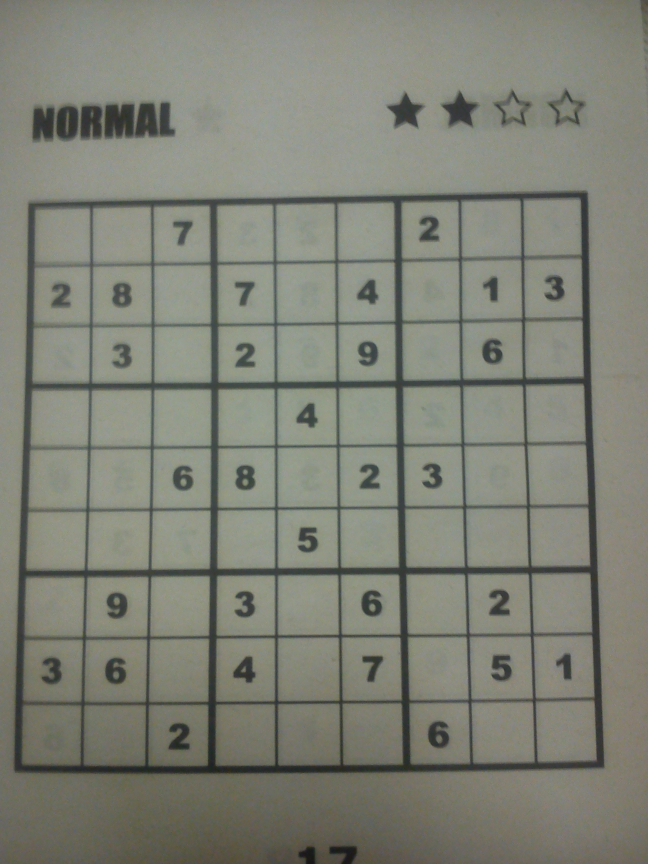
#> input picture img/test_sudoku1.jpg, 1944 x 2592 px (shown at 1/3 size)
$ python finder.py   (older library calls are emulated)
#> lines starting #> are read from the running program, lines starting #| are printed output that depends on the picture; after the words box and inside, x2 and y2 are one past the last pixel; in counts of white or black regions, pixels touching at a corner belong together
#!/usr/bin/python
# encoding: utf-8

import cv2
import numpy as np


def pre_process(path):
#> called with path = '../img/test_sudoku1.jpg'
    img = cv2.imread(path)
#> img is the input picture: shape (2592, 1944, 3); mean B, G, R 117.7, 129.8, 127.5
    img = cv2.resize(img, (500, 500))
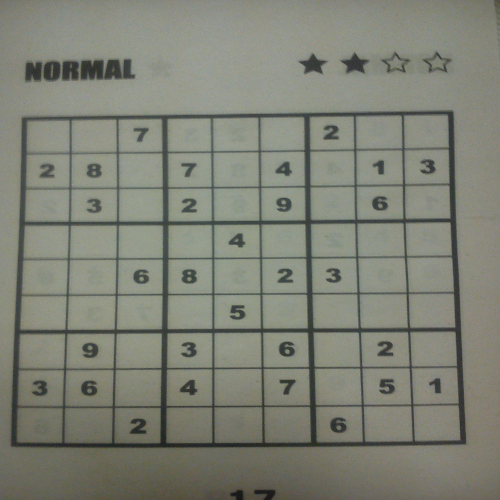
#> img: shape (500, 500, 3); mean B, G, R 117.6, 129.7, 127.4
    gray = cv2.cvtColor(img, cv2.COLOR_BGR2GRAY)
    blr = cv2.GaussianBlur(gray, (1, 1), 0)
    mask = np.zeros(gray.shape, np.uint8)
    kernel1 = cv2.getStructuringElement(cv2.MORPH_ELLIPSE, (11, 11))

    close = cv2.morphologyEx(gray, cv2.MORPH_CLOSE, kernel1)
    div = np.float32(gray) / close
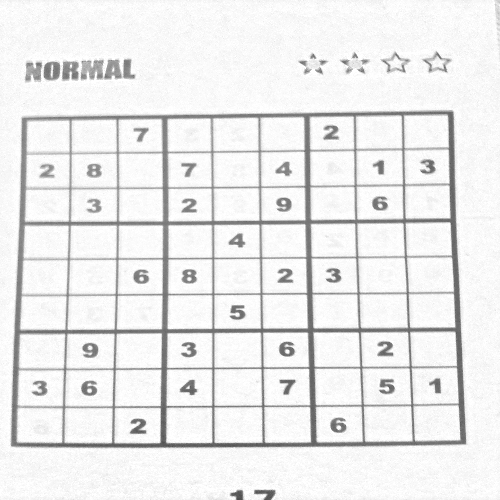
#> div: shape (500, 500) float32; min 0.301, max 1, mean 0.924
    res = np.uint8(cv2.normalize(div, div, 0, 255, cv2.NORM_MINMAX))
    return res


def find_squares(res):

    # Finds the big sudoku square
    res2 = cv2.cvtColor(res, cv2.COLOR_GRAY2BGR)
    thresh = cv2.adaptiveThreshold(res, 255, 0, 1, 19, 30,)
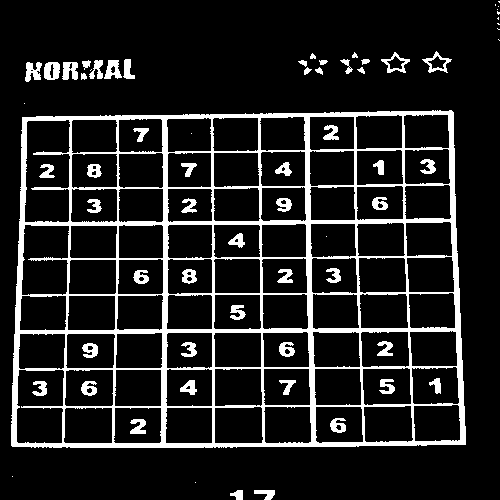
#> thresh: shape (500, 500); 12.7% white; 67 white regions (15 under 20 px)
    (contours, hierarchy) = cv2.findContours(thresh, cv2.RETR_TREE, cv2.CHAIN_APPROX_SIMPLE)
#> contours = 166 contours, 26 with area under 20; largest, box (x1, y1, x2, y2) and area: (11, 110, 466, 448) 146780, (24, 119, 71, 223) 4328, (16, 369, 65, 444) 3322, (21, 224, 70, 296) 3082, (64, 369, 114, 407) 1764
    biggest = find_biggest(contours)
#> the loop in find_biggest, `for i in contours:` made 166 passes
#> after the loop in find_biggest, `for i in contours:`: max_area = 146780.5
#> biggest = [[453, 112], [22, 117], [11, 445], [465, 444]]

    # Creates mask
    kernelx = cv2.getStructuringElement(cv2.MORPH_RECT, (2, 10))
    dx = cv2.Sobel(res, cv2.CV_16S, 1, 0)
    dx = cv2.convertScaleAbs(dx)
    cv2.normalize(dx, dx, 0, 255, cv2.NORM_MINMAX)
    (ret, close) = cv2.threshold(dx, 0, 255, cv2.THRESH_BINARY + cv2.THRESH_OTSU)
#> close: shape (500, 500); 9.5% white; 196 white regions (67 under 20 px), largest, box (x1, y1, x2, y2) and area: (9, 116, 23, 447) 1045, (452, 110, 468, 445) 1026, (259, 332, 266, 444) 551
#> ret = 126
    close = cv2.morphologyEx(close, cv2.MORPH_DILATE, kernelx, iterations=1)
#> close: shape (500, 500); 17% white; 60 white regions

    # Finds the grid in the x-axis
    (contour, hier) = cv2.findContours(close, cv2.RETR_EXTERNAL, cv2.CHAIN_APPROX_SIMPLE)
#> contour = 60 contours, 1 with area under 20; largest, box (x1, y1, x2, y2) and area: (9, 112, 30, 452) 2818, (302, 112, 320, 449) 2632, (446, 106, 469, 450) 2622, (257, 113, 267, 449) 1881, (352, 111, 368, 448) 1850
    for cnt in contour:
        (x, y, w, h) = cv2.boundingRect(cnt)
        if h / w > 5:
            cv2.drawContours(close, [cnt], 0, 255, -1)
        else:
            cv2.drawContours(close, [cnt], 0, 0, -1)
#> this loop made 60 passes
#> (x, y, w, h) on passes 1, 2, 3, 4, 6, 7, 8, 9, 10, 11, 12, 13: (262, 485, 16, 15), (253, 485, 4, 15), (241, 485, 5, 15), (229, 485, 10, 15), (129, 414, 20, 26), (329, 413, 20, 25), (80, 376, 19, 25), (31, 376, 19, 25), (278, 375, 20, 26), (193, 375, 7, 26), (179, 375, 13, 26), (439, 374, 4, 25)
#> (cnt, x, y, w, h) on pass 5: ([[233, 443], [233, 452], [234, 452], [234, 443]], 233, 443, 2, 10)
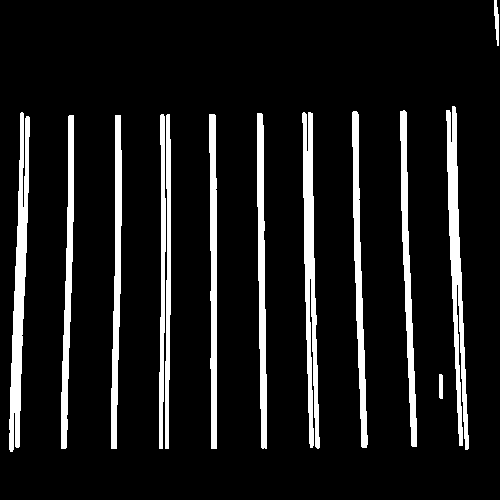
#> close: shape (500, 500); 10.3% white; 13 white regions, largest, box (x1, y1, x2, y2) and area: (9, 112, 30, 452) 3288, (302, 112, 320, 449) 3180, (446, 106, 469, 450) 3164
    close = cv2.morphologyEx(close, cv2.MORPH_CLOSE, None, iterations=2)
#> close: shape (500, 500); 10.8% white; 12 white regions, largest, box (x1, y1, x2, y2) and area: (9, 112, 30, 452) 3429, (302, 112, 320, 449) 3418, (446, 106, 469, 450) 3401
    closex = close.copy()

    # Finds the grid in the y-axis
    kernely = cv2.getStructuringElement(cv2.MORPH_RECT, (10, 2))
    dy = cv2.Sobel(res, cv2.CV_16S, 0, 2)
    dy = cv2.convertScaleAbs(dy)
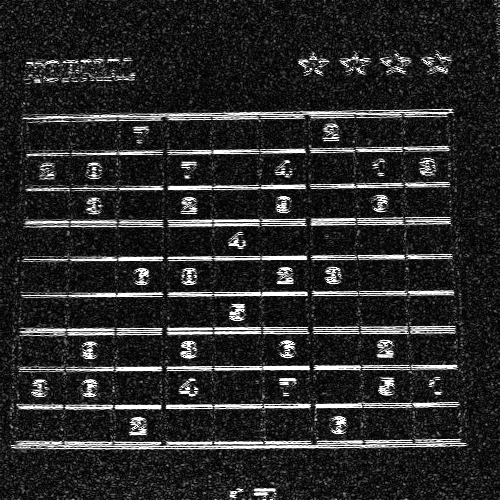
#> dy: shape (500, 500); min 0, max 255, mean 42.1
    cv2.normalize(dy, dy, 0, 255, cv2.NORM_MINMAX)
    (ret, close) = cv2.threshold(dy, 0, 255, cv2.THRESH_BINARY + cv2.THRESH_OTSU)
#> close: shape (500, 500); 9.4% white; 435 white regions (328 under 20 px), largest, box (x1, y1, x2, y2) and area: (11, 439, 467, 450) 2536, (22, 109, 454, 122) 1981, (168, 219, 307, 227) 728
#> ret = 120
    close = cv2.morphologyEx(close, cv2.MORPH_DILATE, kernely)
#> close: shape (500, 500); 19.6% white; 151 white regions (8 under 20 px)

    # Merges the x-axis and y-axis to get vertices
    (contour, hier) = cv2.findContours(close, cv2.RETR_EXTERNAL, cv2.CHAIN_APPROX_SIMPLE)
#> contour = 150 contours, 84 with area under 20; largest, box (x1, y1, x2, y2) and area: (7, 437, 472, 451) 3658, (16, 322, 461, 338) 3406, (18, 109, 459, 124) 3266, (20, 217, 457, 229) 3201, (6, 402, 465, 411) 2298
    for cnt in contour:
        (x, y, w, h) = cv2.boundingRect(cnt)
        if w / h > 5:
            cv2.drawContours(close, [cnt], 0, 255, -1)
        else:
            cv2.drawContours(close, [cnt], 0, 0, -1)
#> this loop made 150 passes
#> (cnt, x, y, w, h) on passes 1, 2, 3, 4, 5, 6, 9, 10, 12, 13: ([[401, 499], [411, 499]], 401, 499, 11, 1), ([[331, 499], [341, 499]], 331, 499, 11, 1), ([[211, 499], [221, 499]], 211, 499, 11, 1), ([[68, 499], [78, 499]], 68, 499, 11, 1), ([[339, 493], [339, 494], [349, 494], [349, 493]], 339, 493, 11, 2), ([[200, 492], [200, 493], [209, 493], [209, 492]], 200, 492, 10, 2), ([[400, 484], [400, 485], [409, 485], [409, 484]], 400, 484, 10, 2), ([[131, 483], [131, 484], [140, 484], [140, 483]], 131, 483, 10, 2), ([[205, 481], [205, 482], [214, 482], [214, 481]], 205, 481, 10, 2), ([[205, 476], [205, 477], [214, 477], [214, 476]], 205, 476, 10, 2)
#> (x, y, w, h) on passes 7, 8, 11, 17, 21, 22: (250, 488, 31, 12), (226, 488, 30, 12), (268, 482, 11, 3), (7, 437, 465, 14), (455, 430, 12, 4), (257, 429, 13, 3)
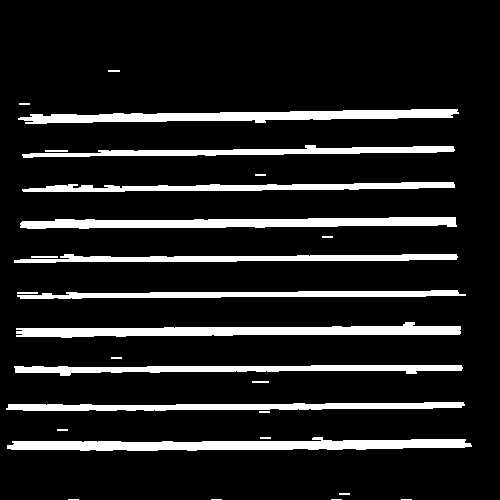
#> close: shape (500, 500); 12.4% white; 27 white regions (4 under 20 px), largest, box (x1, y1, x2, y2) and area: (7, 437, 472, 451) 4140, (16, 322, 461, 338) 3873, (18, 109, 459, 124) 3727

    close = cv2.morphologyEx(close, cv2.MORPH_DILATE, None, iterations=2)
#> close: shape (500, 500); 20.3% white; 21 white regions, largest, box (x1, y1, x2, y2) and area: (5, 435, 474, 453) 6189, (14, 320, 463, 340) 5759, (16, 107, 461, 126) 5615
    closey = close.copy()
    res = cv2.bitwise_and(closex, closey)
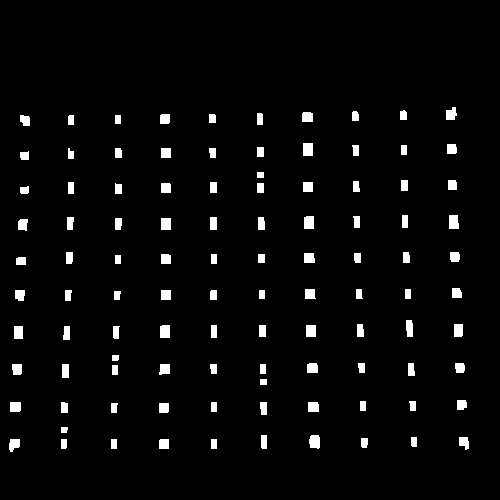
#> res: shape (500, 500); 3.4% white; 104 white regions, largest, box (x1, y1, x2, y2) and area: (309, 435, 320, 449) 134, (449, 215, 459, 229) 132, (303, 143, 313, 156) 130

    # Extracts vertices
    (contour, hier) = cv2.findContours(res, cv2.RETR_LIST, cv2.CHAIN_APPROX_SIMPLE)
    centroids = []
    for cnt in contour:
        mom = cv2.moments(cnt)
        (x, y) = (int(mom['m10'] / mom['m00']), int(mom['m01'] / mom['m00']))
        centroids.append((x, y))
#> this loop made 104 passes
#> cnt on passes 1, 3, 16, 20, 22, 23, 24, 27, 36, 37, 38, 39: [[211, 439], [211, 448], [216, 448], [216, 439]], [[111, 439], [111, 448], [116, 448], [116, 439]], [[211, 402], [211, 411], [216, 411], [216, 402]], [[360, 401], [360, 410], [365, 410], [365, 401]], [[260, 379], [260, 384], [266, 384], [266, 379]], [[112, 365], [112, 374], [117, 374], [117, 365]], [[260, 364], [260, 373], [265, 373], [265, 364]], [[62, 364], [62, 377], [68, 377], [68, 364]], [[14, 326], [14, 338], [22, 338], [22, 326]], [[306, 325], [306, 336], [315, 336], [315, 325]], [[259, 325], [259, 336], [265, 336], [265, 325]], [[211, 325], [211, 337], [216, 337], [216, 325]]
    centroids = np.array(centroids, dtype=np.float32)
#> (the run stopped early here; a loop or call above may not have finished)

$ run again, with img/test_sudoku2.jpg copied over img/test_sudoku1.jpg
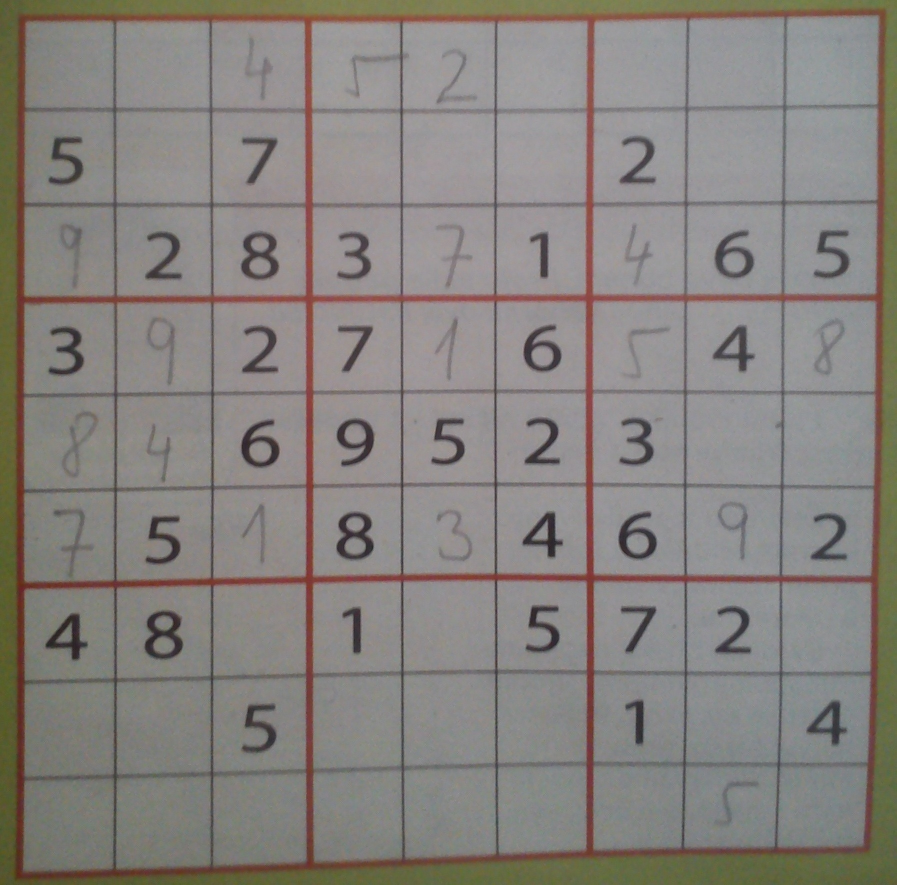
#> input picture img/test_sudoku2.jpg, 1793 x 1769 px (shown at 1/2 size)
#> in pre_process, img is the input picture: shape (1769, 1793, 3); mean B, G, R 126.1, 130, 134.4
#> img: shape (500, 500, 3)
#> in find_squares, `thresh = cv2.adaptiveThreshold(res, 255, 0, 1, 19, 30,)`:
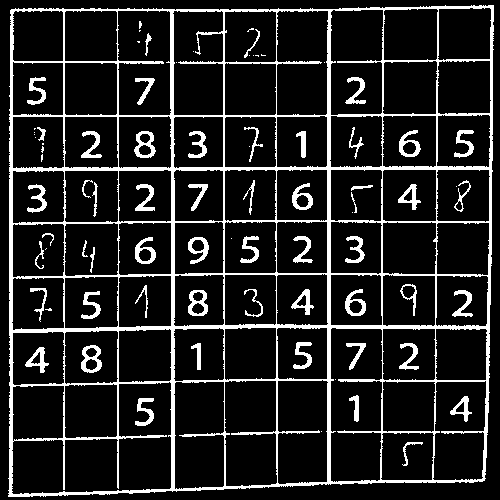
#> thresh: shape (500, 500); 13.3% white; 80 white regions (26 under 20 px)
#> contours = 166 contours, 30 with area under 20; largest, box (x1, y1, x2, y2) and area: (8, 5, 494, 497) 230433, (11, 381, 172, 495) 11126, (330, 327, 383, 483) 7696, (117, 10, 172, 116) 5419, (330, 9, 384, 116) 5400
#> the loop in find_biggest, `for i in contours:` made 166 passes
#> after the loop in find_biggest, `for i in contours:`: max_area = 230433
#> in find_squares, `biggest = find_biggest(contours)`: biggest = [[493, 5], [10, 10], [8, 496], [484, 480]]
#> in find_squares, `(ret, close) = cv2.threshold(dx, 0, 255, cv2.THRESH_BINARY + cv2.THRES..`: ret = 122
#> in find_squares, `(contour, hier) = cv2.findContours(close, cv2.RETR_EXTERNAL, cv2.CHAIN..`: contour = 95 contours, 5 with area under 20; largest, box (x1, y1, x2, y2) and area: (169, 7, 177, 494) 3285, (6, 5, 17, 500) 3157, (325, 7, 334, 487) 3156, (481, 1, 497, 486) 2958, (61, 7, 68, 498) 2164
#> the loop in find_squares, `for cnt in contour:` made 95 passes
#> (x, y, w, h) on passes 2 to 9: (402, 438, 8, 33), (145, 393, 11, 38), (134, 393, 10, 38), (449, 391, 26, 36), (348, 391, 14, 36), (24, 342, 27, 37), (79, 341, 25, 37), (398, 339, 23, 36)
#> in find_squares, `(ret, close) = cv2.threshold(dy, 0, 255, cv2.THRESH_BINARY + cv2.THRES..`: ret = 96
#> in find_squares, `(contour, hier) = cv2.findContours(close, cv2.RETR_EXTERNAL, cv2.CHAIN..`: contour = 338 contours, 204 with area under 20; largest, box (x1, y1, x2, y2) and area: (8, 321, 492, 337) 3626, (0, 164, 494, 176) 3507, (9, 49, 495, 67) 2606, (9, 375, 492, 390) 2597, (4, 476, 489, 500) 2596
#> the loop in find_squares, `for cnt in contour:` made 338 passes
#> cnt on passes 21 to 23: [[9, 466], [9, 467], [18, 467], [18, 466]], [[429, 464], [429, 465], [438, 465], [438, 464]], [[166, 464], [166, 465], [175, 465], [175, 464]]
#> in find_squares, `res = cv2.bitwise_and(closex, closey)`:
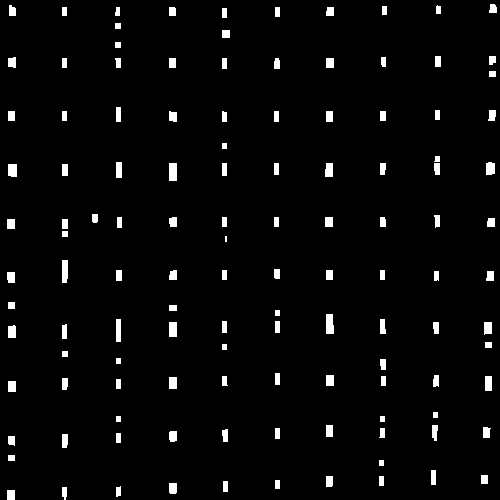
#> res: shape (500, 500); 3.1% white; 122 white regions (1 under 20 px), largest, box (x1, y1, x2, y2) and area: (326, 314, 334, 334) 149, (169, 163, 177, 181) 144, (62, 260, 68, 283) 134
#> the loop in find_squares, `for cnt in contour:` made 122 passes
#> cnt on passes 1, 5, 6, 7, 9, 10, 11, 12: [[7, 490], [7, 499], [14, 499], [14, 490]], [[223, 481], [223, 491], [227, 491], [227, 481]], [[275, 480], [275, 488], [279, 488], [279, 480]], [[379, 476], [379, 485], [383, 485], [383, 476]], [[481, 475], [481, 483], [487, 483], [487, 475]], [[431, 470], [431, 484], [435, 484], [435, 470]], [[379, 460], [379, 465], [383, 465], [383, 460]], [[8, 455], [8, 460], [14, 460], [14, 455]]
